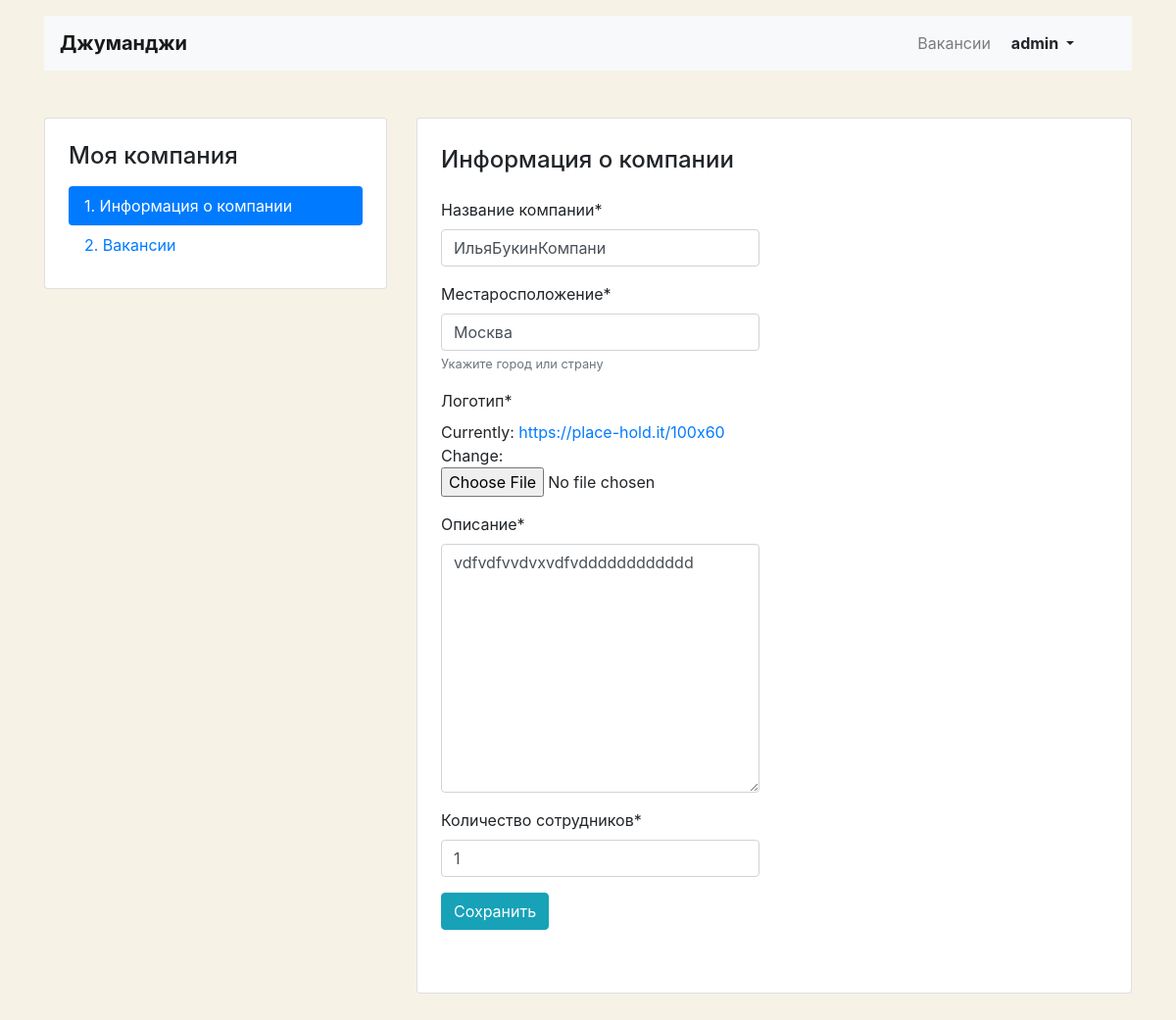
Page /mycompany/ (signed in) on the earlier database version.
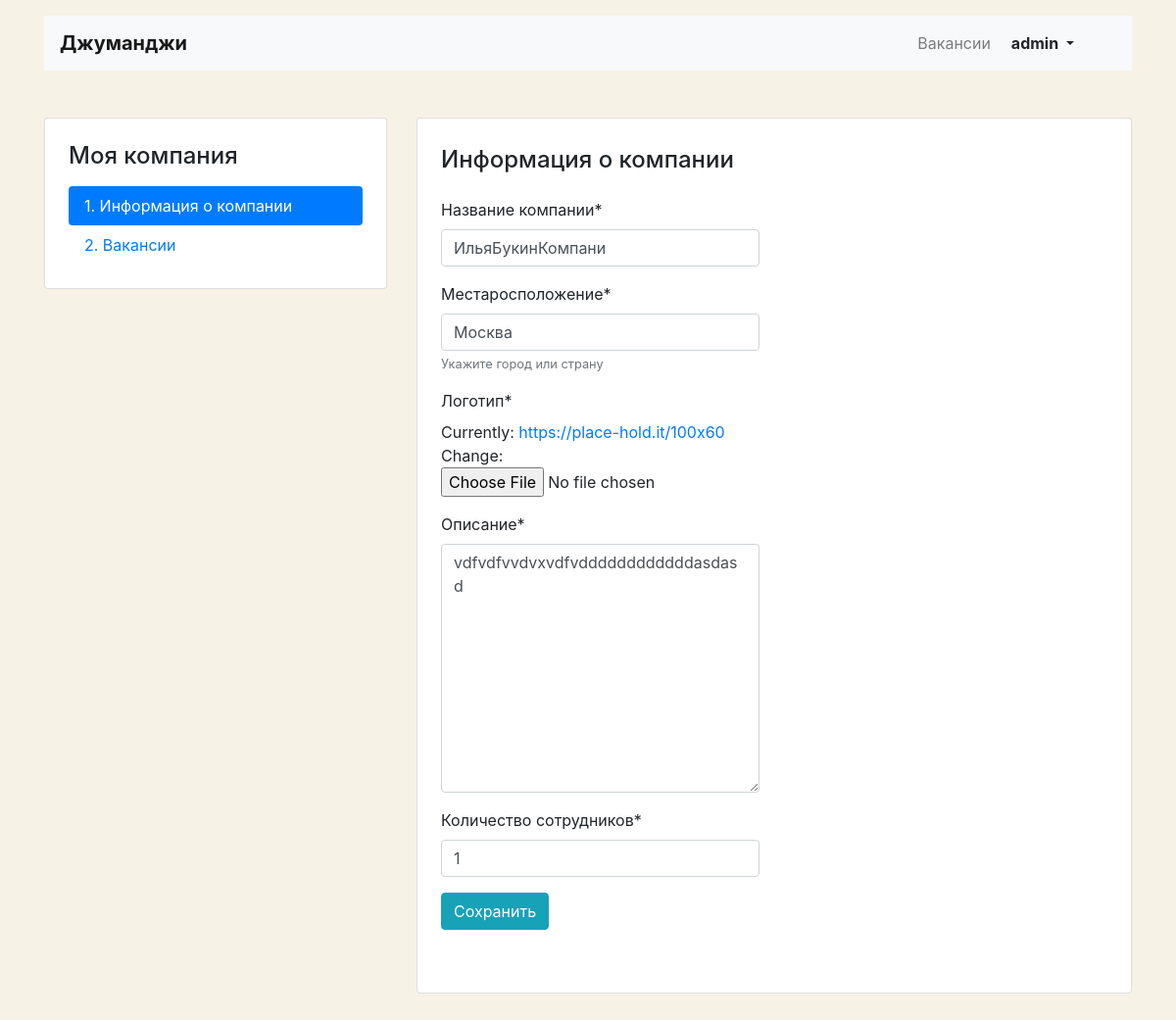
Same page on the later database version.
### step_job/models.py (models this page shows, shortened)
class Company(models.Model):
    name = models.CharField(max_length=64)
    location = models.CharField(max_length=64)
    logo = models.ImageField(default='https://place-hold.it/100x60', upload_to=MEDIA_COMPANY_IMAGE_DIR)
    description = models.TextField(max_length=2056)
    employee_count = models.PositiveIntegerField()
    owner = models.OneToOneField(User, on_delete=models.CASCADE, related_name="companies", null=True)
    class Meta:
        verbose_name = "Компания"
        verbose_name_plural = "Компании"

### step_job/views/views.py (the view, shortened to what this page needs)
# urls.py: path('mycompany/', MyCompanyView.as_view(), name="my_company"),
class MyCompanyView(LoginRequiredMixin, View):
    def get(self, request):
        my_company = get_object_or_404(Company, owner__username=request.user)
        if my_company:
            form = CompanyForm(instance=my_company)
            return render(
                request,
                template_name="company/company-edit.html",
                context={
                    "company": my_company,
                    "form": form})

### step_job/forms.py
class CompanyForm(forms.ModelForm):
    def __init__(self, *args, **kwargs):
        super().__init__(*args, **kwargs)
        self.helper = FormHelper()
        self.helper.form_method = 'post'
        self.helper.add_input(Submit('submit', 'Submit'))
        self.helper.form_class = 'form-horizontal'
        self.helper.label_class = 'col-lg-2'
        self.helper.field_class = 'col-lg-8'
    class Meta:
        model = Company
        fields = [
            "name",
            "location",
            "logo",
            "description",
            "employee_count",
        ]
        exclude = [
            "owner",
        ]
        labels = {
            "name": _("Название компании"),
            "location": _("Местаросположение"),
            "logo": _("Логотип"),
            "description": _("Описание"),
            "employee_count": _("Количество сотрудников"),
        }
        help_texts = {
            "location": _('Укажите город или страну'),
        }

### templates/company/company-edit.html (shortened to what this page needs)
{% extends "company/company_base.html" %}
{% load crispy_forms_filters %}
{% block container %}
  <main class="container mt-3 pb-5">
    <div class="row mt-5">
      <div class="col-12 col-lg-4">
        <aside class="pt-3 pb-4 px-4 mb-5 card">
          <h1 class="h4 pt-2 pb-2">Моя компания</h1>
          <div class="nav flex-column nav-pills">
            <a class="nav-link {% if 'mycompany' in request.path  %}active{% endif %}"
               href="{% url 'my_company' %}">1. Информация о компании </a>
              <a class="nav-link {% if 'vacancies' in request.path %}active{% endif %}"
              href="{% url 'list_my_vacancies' %}">2. Вакансии</a>
          </div>
        </aside>
      </div>
      <div class="col-12 col-lg-8">
        <div class="card">
          <div class="card-body px-4 pb-4">
            <section class="tab-pane fade show active">
              <h2 class="h4 pt-2 pb-3">Информация о компании</h2>
              <form method="post">
                <div class="row">
                  <div class="col-12 col-md-6">
                    <div class="form-group pb-2">
                <div class="form-group">
                    {{ form|crispy }}
                  <input type="submit" class="btn btn-info" value="Сохранить">
                </div>
                    </div>
                  </div>
                </div>
              </form>
            </section>
          </div>
        </div>
      </div>
    </div>
  </main>
{% endblock container %}

Differences in the rows shown:
changed Company "ИльяБукинКомпани": description "vdfvdfvvdvxvdfvdddddddddddd" → "vdfvdfvvdvxvdfvddddddddddddasdasd"
